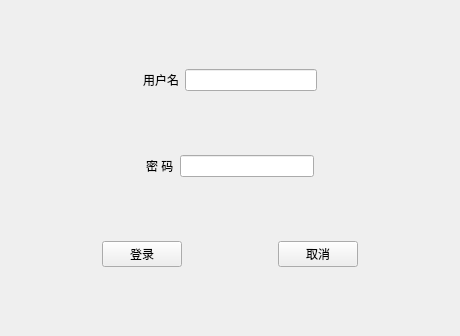
<?xml version="1.0" encoding="UTF-8"?>
<ui version="4.0">
 <class>Widget</class>
 <widget class="QWidget" name="Widget">
  <property name="geometry">
   <rect>
    <x>0</x>
    <y>0</y>
    <width>460</width>
    <height>336</height>
   </rect>
  </property>
  <property name="windowTitle">
   <string>Widget</string>
  </property>
  <layout class="QVBoxLayout" name="verticalLayout">
   <item>
    <layout class="QHBoxLayout" name="horizontalLayout">
     <item>
      <spacer name="horizontalSpacer">
       <property name="orientation">
        <enum>Qt::Horizontal</enum>
       </property>
       <property name="sizeHint" stdset="0">
        <size>
         <width>40</width>
         <height>20</height>
        </size>
       </property>
      </spacer>
     </item>
     <item>
      <widget class="QLabel" name="label">
       <property name="text">
        <string>用户名</string>
       </property>
      </widget>
     </item>
     <item>
      <widget class="QLineEdit" name="lineEditUser"/>
     </item>
     <item>
      <spacer name="horizontalSpacer_2">
       <property name="orientation">
        <enum>Qt::Horizontal</enum>
       </property>
       <property name="sizeHint" stdset="0">
        <size>
         <width>40</width>
         <height>20</height>
        </size>
       </property>
      </spacer>
     </item>
    </layout>
   </item>
   <item>
    <layout class="QHBoxLayout" name="horizontalLayout_2">
     <item>
      <spacer name="horizontalSpacer_3">
       <property name="orientation">
        <enum>Qt::Horizontal</enum>
       </property>
       <property name="sizeHint" stdset="0">
        <size>
         <width>40</width>
         <height>20</height>
        </size>
       </property>
      </spacer>
     </item>
     <item>
      <widget class="QLabel" name="label_2">
       <property name="text">
        <string>密 码</string>
       </property>
      </widget>
     </item>
     <item>
      <widget class="QLineEdit" name="lineEditPwd">
       <property name="echoMode">
        <enum>QLineEdit::Password</enum>
       </property>
      </widget>
     </item>
     <item>
      <spacer name="horizontalSpacer_4">
       <property name="orientation">
        <enum>Qt::Horizontal</enum>
       </property>
       <property name="sizeHint" stdset="0">
        <size>
         <width>40</width>
         <height>20</height>
        </size>
       </property>
      </spacer>
     </item>
    </layout>
   </item>
   <item>
    <layout class="QHBoxLayout" name="horizontalLayout_3">
     <item>
      <spacer name="horizontalSpacer_6">
       <property name="orientation">
        <enum>Qt::Horizontal</enum>
       </property>
       <property name="sizeHint" stdset="0">
        <size>
         <width>40</width>
         <height>20</height>
        </size>
       </property>
      </spacer>
     </item>
     <item>
      <widget class="QPushButton" name="pushButton">
       <property name="text">
        <string>登录</string>
       </property>
      </widget>
     </item>
     <item>
      <spacer name="horizontalSpacer_5">
       <property name="orientation">
        <enum>Qt::Horizontal</enum>
       </property>
       <property name="sizeHint" stdset="0">
        <size>
         <width>80</width>
         <height>20</height>
        </size>
       </property>
      </spacer>
     </item>
     <item>
      <widget class="QPushButton" name="pushButton_2">
       <property name="text">
        <string>取消</string>
       </property>
      </widget>
     </item>
     <item>
      <spacer name="horizontalSpacer_7">
       <property name="orientation">
        <enum>Qt::Horizontal</enum>
       </property>
       <property name="sizeHint" stdset="0">
        <size>
         <width>40</width>
         <height>20</height>
        </size>
       </property>
      </spacer>
     </item>
    </layout>
   </item>
  </layout>
 </widget>
 <layoutdefault spacing="6" margin="11"/>
 <resources/>
 <connections/>
</ui>
